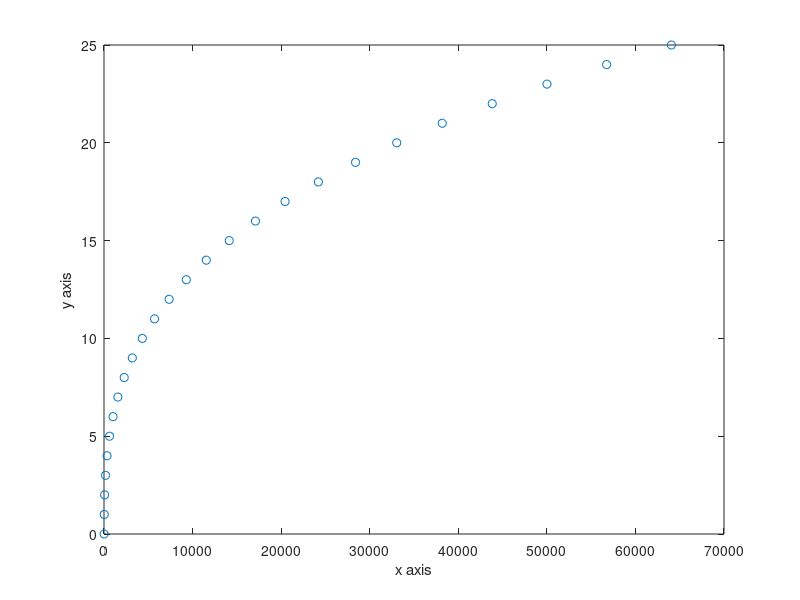

Here is the MATLAB script that generated this plot:

% plot poly y = 4*x^3 + 2*x^2 + 12*x + 10 with x axis
x = 0: 25;
y = 4*x.^3 + 2*x.^2 + 12*x + 10;
plot(y, x, 'o');
xlabel("x axis");
ylabel("y axis");